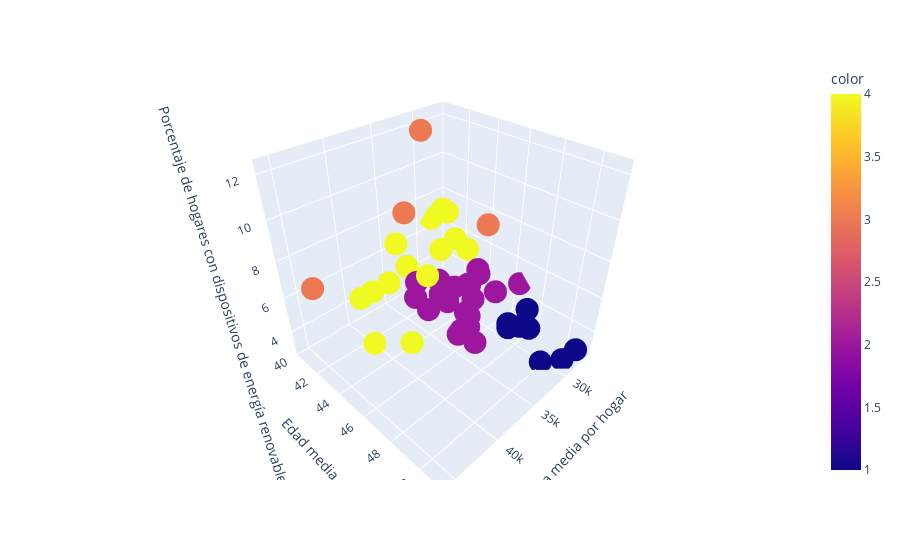

Source (notebook cell):
### Markdown cell above
Visualizamos el resultado.

### Code cell
fig = px.scatter_3d(h1_df, x='Renta media por hogar', y='Edad media', 
                    z='Porcentaje de hogares con dispositivos de energía renovable', color = labels)
fig.show()

### Figure 1 — Plotly figure (JSON) as saved in the notebook; plotly's stock layout.template omitted (floating-point values rounded to 4 significant figures)
{"data": [{"hovertemplate": "Renta media por hogar=%{x}<br>Edad media=%{y}<br>Porcentaje de hogares con dispositivos de energía renovable=%{z}<br>color=%{marker.color}<extra></extra>", "legendgroup": "", "marker": {"color": [2, 2, 4, 3, 1, 2, 4, 4, 2, 2, 2, 2, 2, 2, 2, 4, 4, 4, 4, 4, 4, 4, 2, 2, 1, 2, 1, 3, 4, 4, 4, 1, 1, 2, 2, 1, 2, 3, 3, 2, 2, 2, 2, 2, 1, 4, 1], "coloraxis": "coloraxis", "symbol": "circle"}, "mode": "markers", "name": "", "scene": "scene", "showlegend": false, "type": "scatter3d", "x": [30908, 28965, 28442, 38586, 33242, 27243, 41594, 40694, 34530, 34461, 32694, 29290, 34683, 29064, 26529, 30055, 29082, 43392, 37444, 29113, 35509, 29133, 34901, 27429, 31392, 35640, 30709, 45726, 32743, 30644, 40760, 29073, 32105, 33230, 33314, 30435, 33362, 31899, 33830, 34872, 32889, 30626, 34198, 34708, 27928, 36098, 28227], "y": [43.68, 43.77, 40.32, 44.57, 48.68, 43.78, 42.89, 46.1, 46.69, 45.91, 43.51, 44.07, 47.24, 45.92, 46.53, 42.21, 43.69, 45.15, 42.24, 42.75, 41.7, 42.1, 45.26, 43.77, 49.25, 43.24, 49.99, 42.53, 40.7, 42.42, 43.27, 50.73, 48.2, 46.05, 44.46, 48.31, 45.85, 41.71, 47.28, 42.88, 46.11, 42.22, 43.4, 46.25, 51.07, 44.53, 47.87], "z": [4.314, 4.036, 6.714, 10.45, 5.031, 4.285, 6.148, 5.067, 5.041, 3.45, 4.248, 4.234, 3.764, 4.593, 4.727, 8.209, 6.24, 5.353, 5.622, 6.499, 7.193, 7.828, 5.696, 4.61, 4.735, 4.726, 2.821, 7.619, 4.775, 6.058, 6.465, 2.865, 4.657, 3.623, 4.419, 4.042, 4.452, 12.3, 9.922, 5.281, 5.284, 4.016, 3.618, 3.979, 3.324, 6.737, 4.21]}], "layout": {"coloraxis": {"colorbar": {"title": {"text": "color"}}, "colorscale": [[0, "#0d0887"], [0.1111, "#46039f"], [0.2222, "#7201a8"], [0.3333, "#9c179e"], [0.4444, "#bd3786"], [0.5556, "#d8576b"], [0.6667, "#ed7953"], [0.7778, "#fb9f3a"], [0.8889, "#fdca26"], [1, "#f0f921"]]}, "legend": {"tracegroupgap": 0}, "margin": {"t": 60}, "scene": {"domain": {"x": [0, 1], "y": [0, 1]}, "xaxis": {"title": {"text": "Renta media por hogar"}}, "yaxis": {"title": {"text": "Edad media"}}, "zaxis": {"title": {"text": "Porcentaje de hogares con dispositivos de energía renovable"}}}}}
